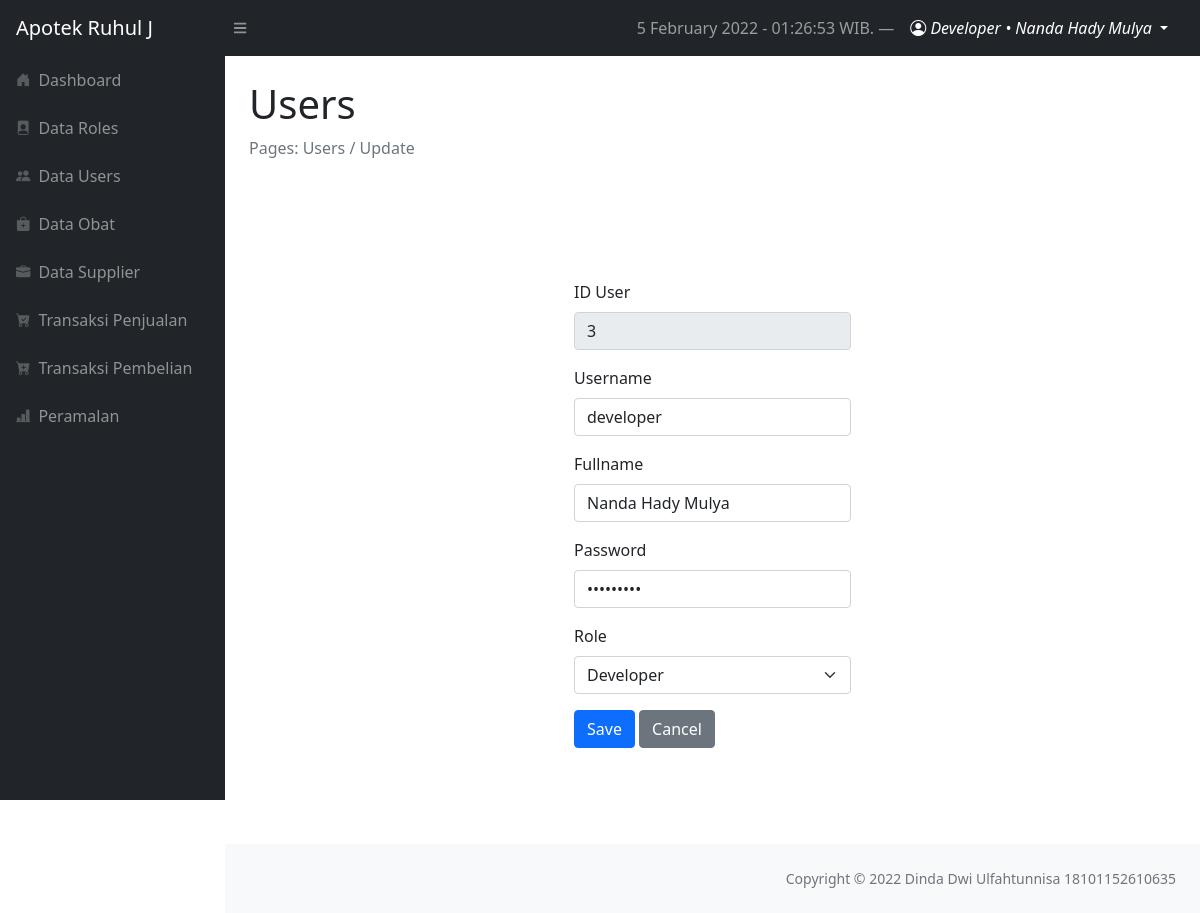
Before: /layouts/dashboard/index.php?page=users/update&id=3 (signed in) with the older database file.
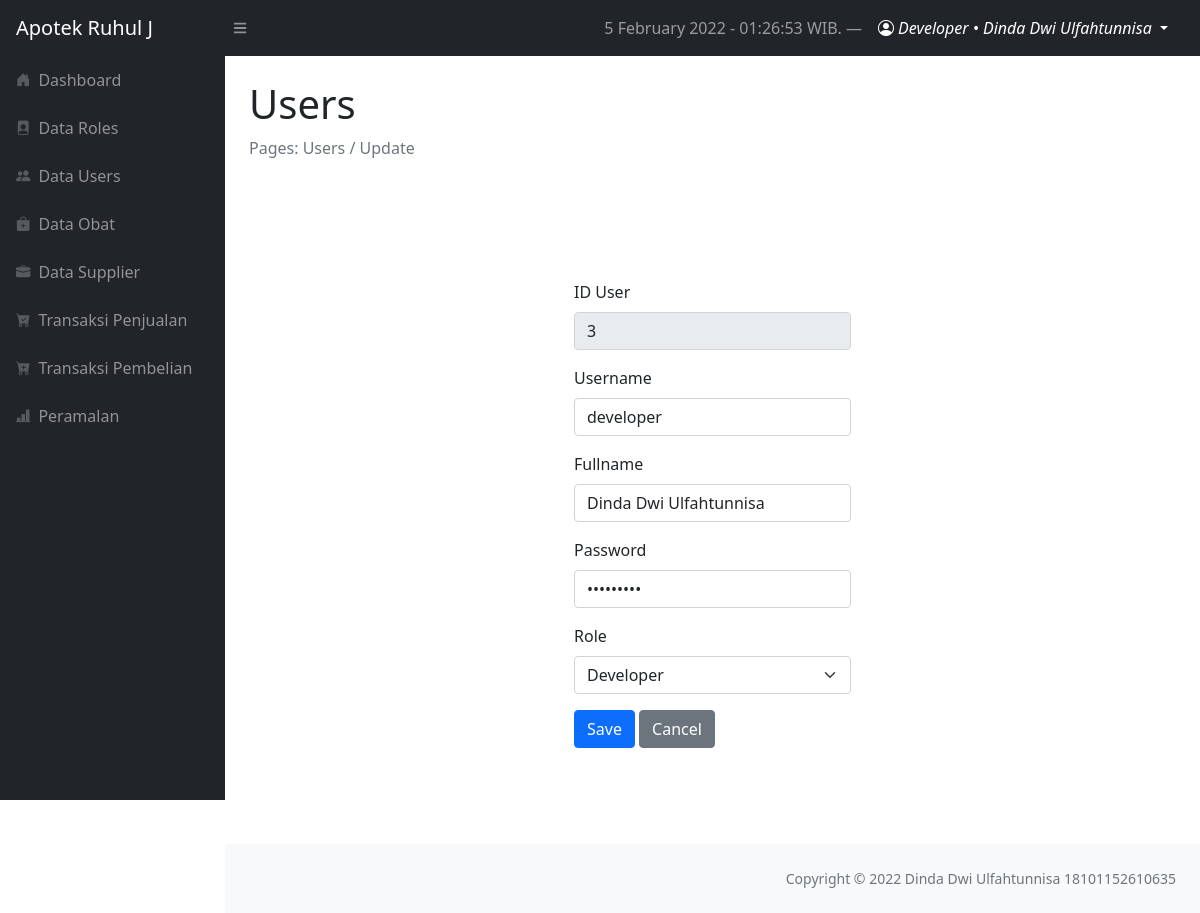
After: the same page with the newer database file.
### tables this page shows
CREATE TABLE `users` (
  `user_id` int(11) NOT NULL,
  `username` varchar(12) NOT NULL,
  `fullname` varchar(255) NOT NULL,
  `password` varchar(255) NOT NULL,
  `role_id` int(2) NOT NULL
);

### config/functionDate.php (called while the page is built, shortened)
<?php
$timenow = date("j F Y - H:i:s");

### layouts/dashboard/users/update.php (the view, shortened to what this page needs)
<?php
require '../../config/config.php';
if (isset($_GET['id'])) {
    $user_id = $_GET['id'];
    $users = mysqli_query($conn, "SELECT * FROM users WHERE user_id = '$user_id'");
    $roles = mysqli_query($conn, "SELECT * FROM users INNER JOIN roles ON roles.role_id = users.role_id");
    if (mysqli_num_rows($users) == 0) {
        echo '<div class="alert alert-warning">ID tidak ada dalam database.</div>';
        exit();
    } else {
        $user = mysqli_fetch_assoc($users);
    }
}
?>
<main>
    <div class="container-fluid px-4">
        <h1 class="mt-4">Users</h1>
        <ol class="breadcrumb mb-4">
            <li class="breadcrumb-item active">Pages: Users / Update</li>
        </ol>
        <div class="row gx-5 py-md-5 justify-content-center">
            <div class="col-md-4 py-md-4">
                <form class="form-container py-md-4" action="index.php?page=users/update&id=<?= $user_id; ?>" method="POST">
                    <div class="mb-3">
                        <label for="user_id" class="form-label">ID User</label>
                        <input type="text" name="user_id" class="form-control" id="username" value="<?= $user['user_id'] ?>" readonly>
                    </div>
                    <div class="mb-3">
                        <label for="username" class="form-label">Username</label>
                        <input type="text" name="username" class="form-control" id="username" value="<?= $user['username'] ?>" required>
                    </div>
                    <div class=" mb-3">
                        <label for="fullname" class="form-label">Fullname</label>
                        <input type="text" name="fullname" class="form-control" id="fullname" value="<?= $user['fullname'] ?>" required>
                    </div>
                    <div class="mb-3">
                        <label for="password" class="form-label">Password</label>
                        <input type="password" name="password" class="form-control" id="password" value="<?= $user['password'] ?>" required>
                    </div>
                    <div class="mb-3">
                        <label for="role_id" class="form-label">Role</label>
                        <select name="role_id" id="role_id" class="form-select" value="<?= $user['role_id']; ?>">
                            <?php foreach ($roles as $role) : ?>
                                <option value="<?= $role['role_id'] ?>"><?= $role['role_level'] ?></option>
                            <?php endforeach; ?>
                        </select>
                    </div>
                    <button type="submit" name="submit" class="btn btn-primary">Save</button>
                    <a href="index.php?page=users" class="btn btn-secondary">Cancel</a>
                </form>
            </div>
        </div>
    </div>
</main>

### layouts/components/topnav.php (shortened to what this page needs)
<nav class="sb-topnav navbar navbar-expand navbar-dark bg-dark">
    <a class="navbar-brand ps-3" href="index.php?page=dashboard">Apotek Ruhul J</a>
    <button class="btn btn-link btn-sm order-1 order-lg-0 me-4 me-lg-0" id="sidebarToggle" href="#!">
        <i class="fas fa-bars"></i>
    </button>
    <div class="d-none d-md-inline-block ms-auto">
        <ul class="navbar-nav ms-md-0 me-3 me-lg-4">
            <li class="nav-item text-white">
                <a href="#" class="nav-link"><?= $timenow; ?> WIB. &mdash;</a>
            </li>
            <li class="nav-item dropdown">
                <a class="nav-link dropdown-toggle text-white" id="navbarDropdown" href="#" role="button" data-bs-toggle="dropdown" aria-expanded="false">
                    <i class="bi bi-person-circle"></i>
                    <span class="text-capitalize fst-italic">
                        <?= $_SESSION['username']; ?> &bull; <?= $_SESSION['fullname']; ?>
                    </span>
                </a>
            </li>
        </ul>
</nav>

Changed rows visible on the page:
changed users "developer": fullname "Nanda Hady Mulya" → "Dinda Dwi Ulfahtunnisa"
Other visible differences:
$_SESSION['fullname']: "Nanda Hady Mulya" → "Dinda Dwi Ulfahtunnisa"
